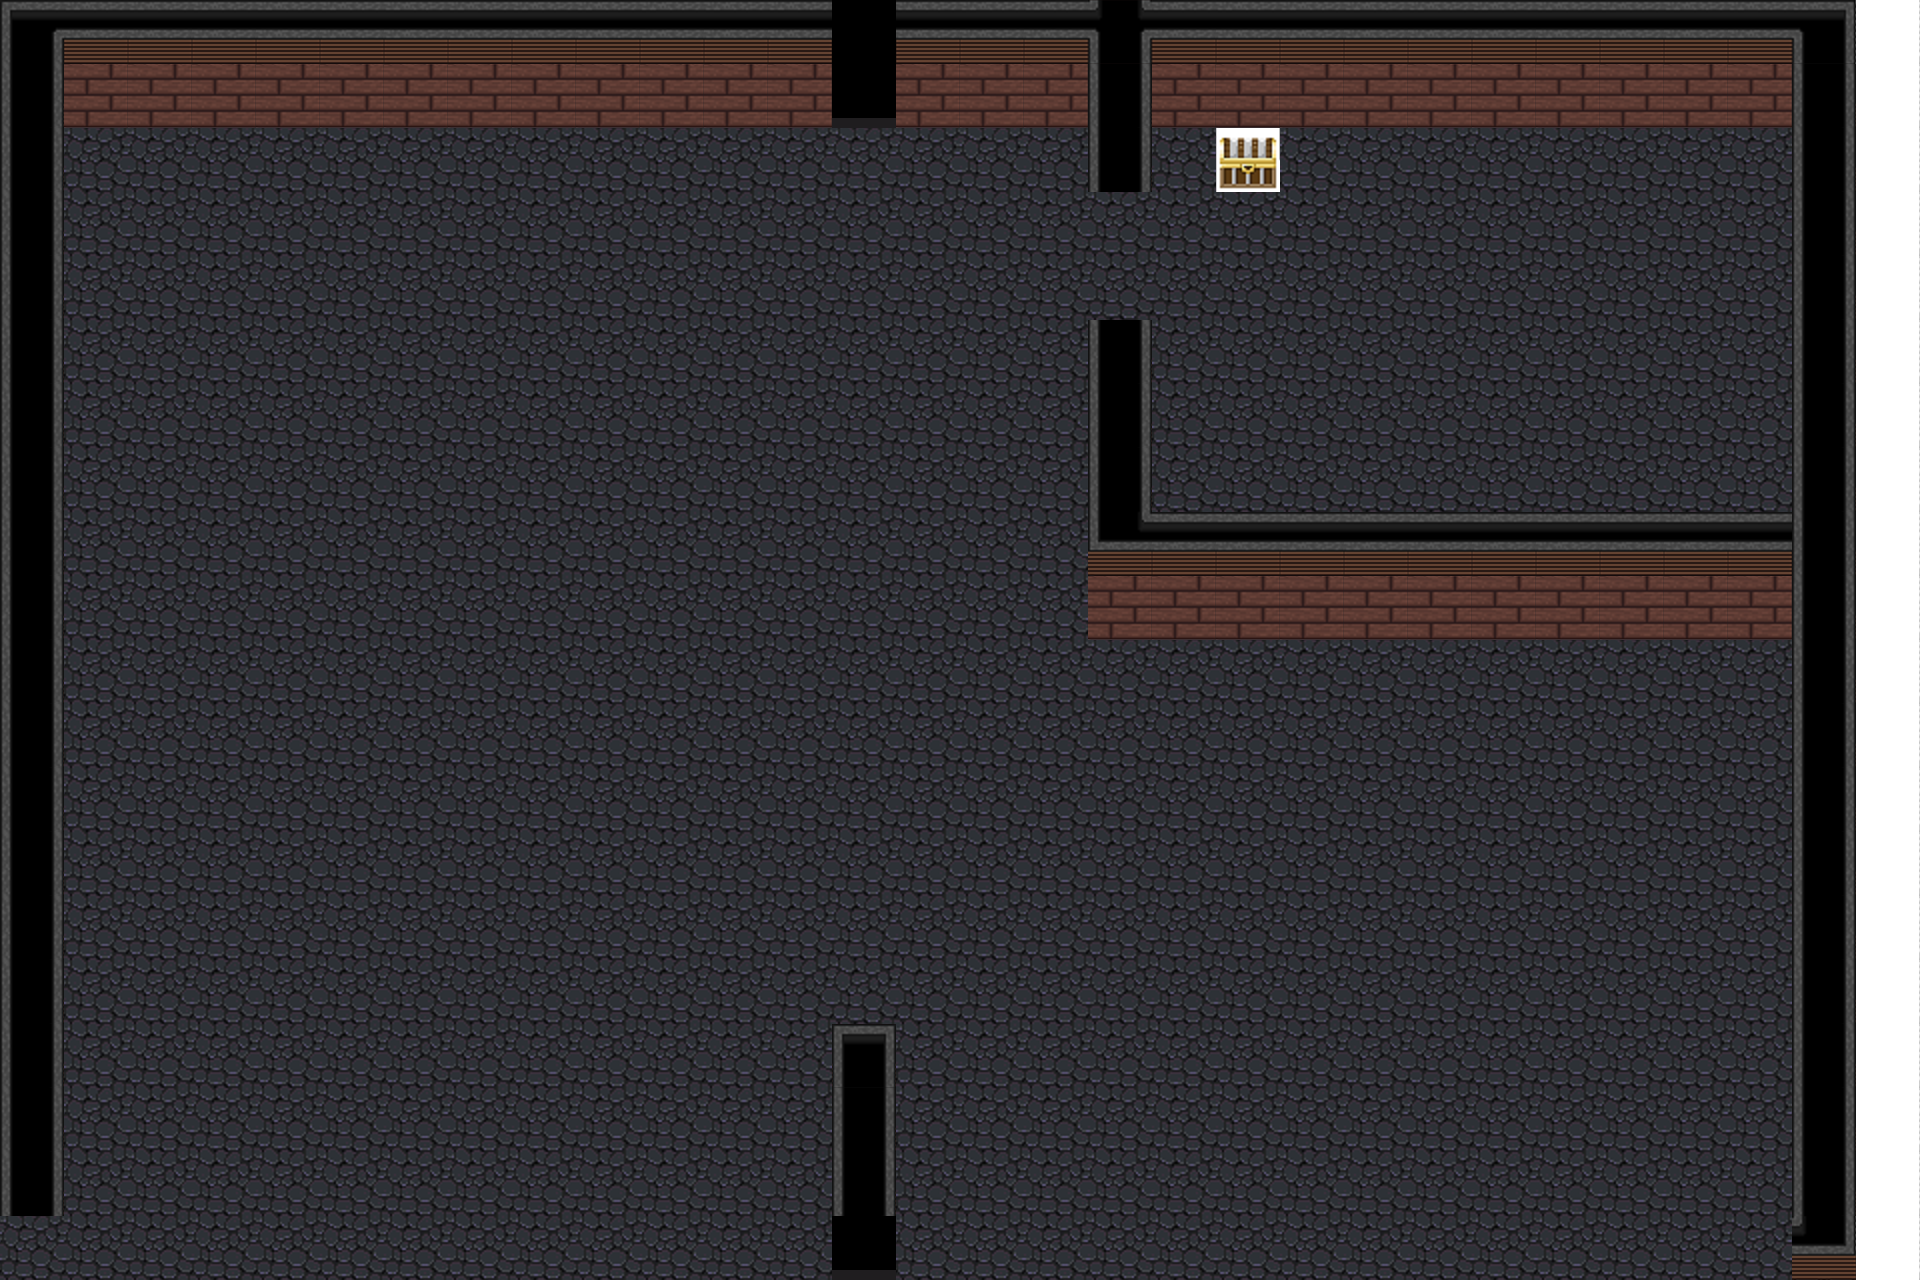

A 2D game scene composited from a Tiled map and its tileset images. What follows is a short description and the map's XML, with every tile layer's data as written:
An orthogonal 30x20 tile map with 64x64 px tiles, 1 tile layer (Tile Layer 1), 2 tilesets and 2 objects (door-exit, spawn-entrance).

<map version="1.9" tiledversion="1.9.2" orientation="orthogonal" renderorder="right-down" width="30" height="20" tilewidth="64" tileheight="64" infinite="0" nextlayerid="3" nextobjectid="10">
 <tileset firstgid="1" source="outsideTiles.tsx" />
 <tileset firstgid="11" source="Indoor.tsx" />
 <layer id="1" name="Tile Layer 1" width="30" height="20">
  <data encoding="csv">
11,13,13,13,13,13,13,13,13,13,13,13,13,8,13,13,13,36,13,13,13,13,13,13,13,13,13,13,14,142,
19,59,59,59,59,59,59,59,59,59,59,59,59,9,59,59,59,19,59,59,59,59,59,59,59,59,59,59,19,142,
19,84,84,84,84,84,84,84,84,84,84,84,84,84,84,84,84,19,84,78,84,84,84,84,84,84,84,84,19,142,
19,84,84,84,84,84,84,84,84,84,84,84,84,84,84,84,84,84,84,84,84,84,84,84,84,84,84,84,19,142,
19,84,84,84,84,84,84,84,84,84,84,84,84,84,84,84,84,84,84,84,84,84,84,84,84,84,84,84,19,142,
19,84,84,84,84,84,84,84,84,84,84,84,84,84,84,84,84,19,84,84,84,84,84,84,84,84,84,84,19,142,
19,84,84,84,84,84,84,84,84,84,84,84,84,84,84,84,84,19,84,84,84,84,84,84,84,84,84,84,19,142,
19,84,84,84,84,84,84,84,84,84,84,84,84,84,84,84,84,19,84,84,84,84,84,84,84,84,84,84,19,142,
19,84,84,84,84,84,84,84,84,84,84,84,84,84,84,84,84,35,13,13,13,13,13,13,13,13,13,13,19,142,
19,84,84,84,84,84,84,84,84,84,84,84,84,84,84,84,84,59,59,59,59,59,59,59,59,59,59,59,19,142,
19,84,84,84,84,84,84,84,84,84,84,84,84,84,84,84,84,84,84,84,84,84,84,84,84,84,84,84,19,142,
19,84,84,84,84,84,84,84,84,84,84,84,84,84,84,84,84,84,84,84,84,84,84,84,84,84,84,84,19,142,
19,84,84,84,84,84,84,84,84,84,84,84,84,84,84,84,84,84,84,84,84,84,84,84,84,84,84,84,19,142,
19,84,84,84,84,84,84,84,84,84,84,84,84,84,84,84,84,84,84,84,84,84,84,84,84,84,84,84,19,142,
19,84,84,84,84,84,84,84,84,84,84,84,84,84,84,84,84,84,84,84,84,84,84,84,84,84,84,84,19,142,
19,84,84,84,84,84,84,84,84,84,84,84,84,84,84,84,84,84,84,84,84,84,84,84,84,84,84,84,19,142,
19,84,84,84,84,84,84,84,84,84,84,84,84,21,84,84,84,84,84,84,84,84,84,84,84,84,84,84,19,142,
19,84,84,84,84,84,84,84,84,84,84,84,84,19,84,84,84,84,84,84,84,84,84,84,84,84,84,84,19,142,
19,84,84,84,84,84,84,84,84,84,84,84,84,19,84,84,84,84,84,84,84,84,84,84,84,84,84,84,19,142,
84,84,84,84,84,84,84,84,84,84,84,84,84,9,84,84,84,84,84,84,84,84,84,84,84,84,84,84,38,142
</data>
 </layer>
 <objectgroup id="2" name="Triggers">
  <object id="3" name="door-exit" gid="10" x="833.91" y="32.493" width="64" height="32">
   <properties>
    <property name="targetMap" value="town" />
    <property name="targetSpawnPoint" value="house" />
    <property name="type" value="door" />
   </properties>
  </object>
  <object id="9" name="spawn-entrance" gid="10" x="830.34" y="253.387" width="64" height="64">
   <properties>
    <property name="name" value="entrance" />
    <property name="type" value="spawn" />
   </properties>
  </object>
 </objectgroup>
</map>
